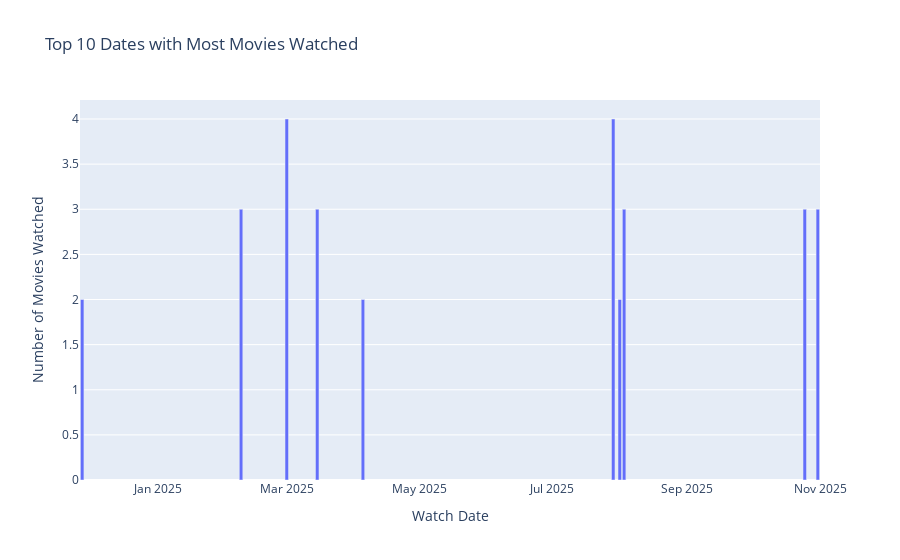

The notebook cell saved with this chart:
### Code cell
# top 10 dates with the most movies watched 
top10_dates = movies_per_day.sort_values(ascending=False).head(10).reset_index()
top10_dates.columns = ['watched_date', 'number_of_movies_watched']
top10_dates_fig = px.bar(top10_dates, 
                    x='watched_date', 
                    y='number_of_movies_watched',
                    title='Top 10 Dates with Most Movies Watched',
                    labels={'watched_date': 'Watch Date', 'number_of_movies_watched': 'Number of Movies Watched'})
top10_dates_fig.show()

### Figure 1 — Plotly figure (JSON) as saved in the notebook; plotly's stock layout.template omitted (floating-point values rounded to 4 significant figures)
{"data": [{"hovertemplate": "Watch Date=%{x}<br>Number of Movies Watched=%{y}<extra></extra>", "legendgroup": "", "marker": {"color": "#636efa", "pattern": {"shape": ""}}, "name": "", "orientation": "v", "showlegend": false, "textposition": "auto", "type": "bar", "x": ["2025-07-29T00:00:00.000000000", "2025-03-01T00:00:00.000000000", "2025-10-31T00:00:00.000000000", "2025-03-15T00:00:00.000000000", "2025-08-03T00:00:00.000000000", "2025-10-25T00:00:00.000000000", "2025-02-08T00:00:00.000000000", "2024-11-27T00:00:00.000000000", "2025-08-01T00:00:00.000000000", "2025-04-05T00:00:00.000000000"], "xaxis": "x", "y": [4, 4, 3, 3, 3, 3, 3, 2, 2, 2], "yaxis": "y"}], "layout": {"barmode": "relative", "legend": {"tracegroupgap": 0}, "title": {"text": "Top 10 Dates with Most Movies Watched"}, "xaxis": {"anchor": "y", "domain": [0, 1], "title": {"text": "Watch Date"}}, "yaxis": {"anchor": "x", "domain": [0, 1], "title": {"text": "Number of Movies Watched"}}}}
